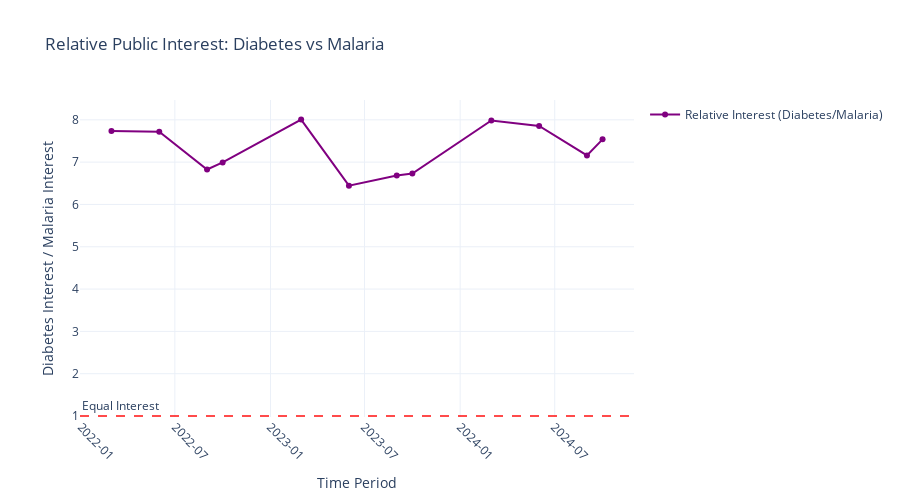

The notebook cell saved with this chart:
### Markdown cell above
### B. Comparative Analysis
Understanding relative public interest in different diseases.

### Code cell
# # Calculate relative interest
# trends_data['relative_interest'] = trends_data['diabetes_trend'] / trends_data['malaria_trend']

# plt.figure(figsize=(10, 6))
# plt.plot(trends_data['Month'], trends_data['relative_interest'], 
#          marker='o', linewidth=2, color='purple')
# plt.axhline(y=1, color='red', linestyle='--', alpha=0.7, label='Equal Interest')
# plt.title('Relative Public Interest: Diabetes vs Malaria')
# plt.ylabel('Diabetes Interest / Malaria Interest')
# plt.xlabel('Time Period')
# plt.legend()
# plt.grid(True, alpha=0.3)
# plt.tight_layout()
# plt.show()

# print(f"\nAverage relative interest: {trends_data['relative_interest'].mean():.2f}")
# print(f"Diabetes is on average {trends_data['relative_interest'].mean():.1f}x more searched than malaria")

import plotly.graph_objects as go

# Calculate relative interest if not already done
if 'relative_interest' not in trends_data.columns:
    trends_data['relative_interest'] = trends_data['diabetes_trend'] / trends_data['malaria_trend']

fig = go.Figure()

# Add the relative interest line
fig.add_trace(go.Scatter(
    x=trends_data['Month'],
    y=trends_data['relative_interest'],
    mode='lines+markers',
    name='Relative Interest (Diabetes/Malaria)',
    line=dict(color='purple', width=2)
))

# Add the horizontal line at y=1
fig.add_hline(
    y=1,
    line_dash="dash",
    line_color="red",
    opacity=0.7,
    annotation_text="Equal Interest",
    annotation_position="top left"
)

fig.update_layout(
    title='Relative Public Interest: Diabetes vs Malaria',
    xaxis_title='Time Period',
    yaxis_title='Diabetes Interest / Malaria Interest',
    xaxis=dict(tickformat='%Y-%m', tickangle=45),
    height=500,
    showlegend=True,
    template='plotly_white'
)

fig.show()

# Print summary statistics
print(f"\nAverage relative interest: {trends_data['relative_interest'].mean():.2f}")
print(f"Diabetes is on average {trends_data['relative_interest'].mean():.1f}x more searched than malaria")

### Figure 1 — Plotly figure (JSON) as saved in the notebook; plotly's stock layout.template omitted (floating-point values rounded to 4 significant figures)
{"data": [{"line": {"color": "purple", "width": 2}, "mode": "lines+markers", "name": "Relative Interest (Diabetes/Malaria)", "type": "scatter", "x": ["2022-03-01T00:00:00.000000000", "2022-06-01T00:00:00.000000000", "2022-09-01T00:00:00.000000000", "2022-10-01T00:00:00.000000000", "2023-03-01T00:00:00.000000000", "2023-06-01T00:00:00.000000000", "2023-09-01T00:00:00.000000000", "2023-10-01T00:00:00.000000000", "2024-03-01T00:00:00.000000000", "2024-06-01T00:00:00.000000000", "2024-09-01T00:00:00.000000000", "2024-10-01T00:00:00.000000000"], "y": [7.739, 7.718, 6.827, 6.992, 8.006, 6.445, 6.685, 6.729, 7.985, 7.855, 7.159, 7.539]}], "layout": {"annotations": [{"showarrow": false, "text": "Equal Interest", "x": 0, "xanchor": "left", "xref": "x domain", "y": 1, "yanchor": "bottom", "yref": "y"}], "height": 500, "shapes": [{"line": {"color": "red", "dash": "dash"}, "opacity": 0.7, "type": "line", "x0": 0, "x1": 1, "xref": "x domain", "y0": 1, "y1": 1, "yref": "y"}], "showlegend": true, "title": {"text": "Relative Public Interest: Diabetes vs Malaria"}, "xaxis": {"tickangle": 45, "tickformat": "%Y-%m", "title": {"text": "Time Period"}}, "yaxis": {"title": {"text": "Diabetes Interest / Malaria Interest"}}}}
